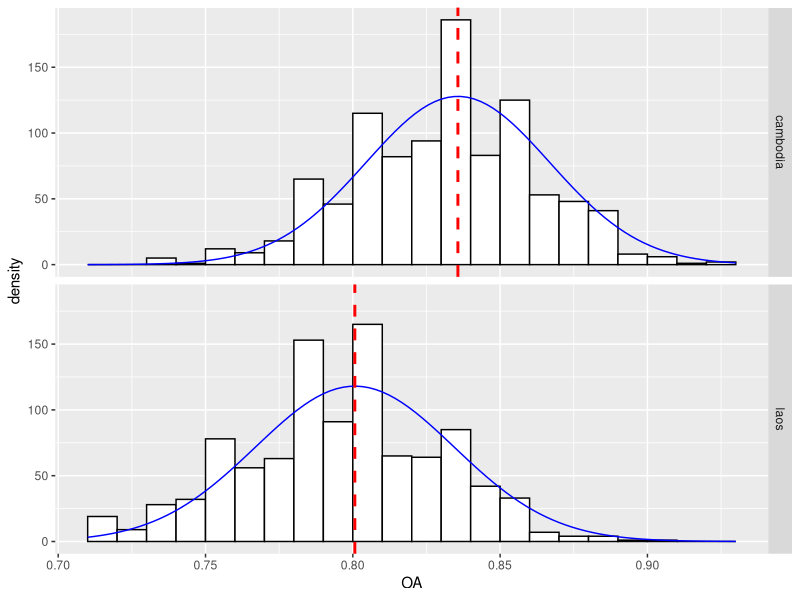
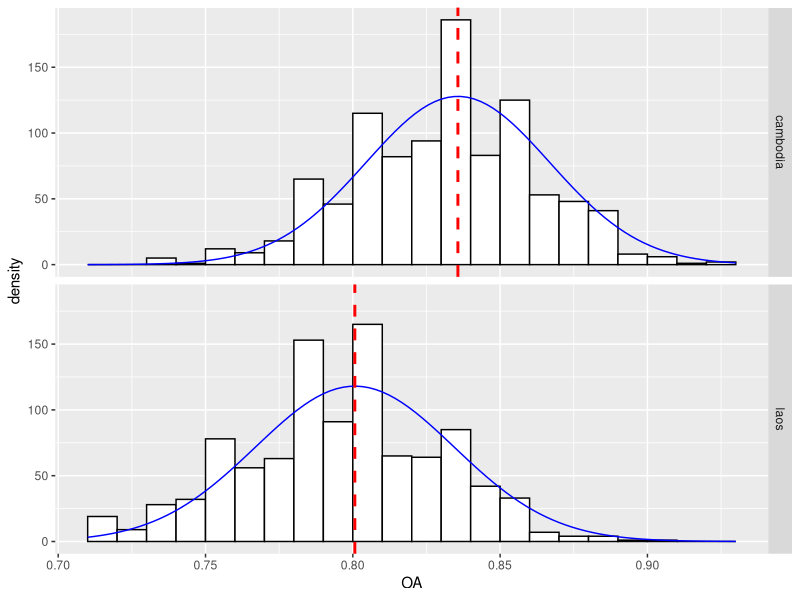

Source code (R) for these figures, in order:
#!/usr/bin/Rscript

# ==============================================================================
# author          :Ghislain Vieilledent
# email           :ghislain.vieilledent@cirad.fr, ghislainv@gmail.com
# web             :https://ghislainv.github.io
# license         :GPLv3
# ==============================================================================

## Load data
data <- read.csv("accuracy_NBR.csv", header = TRUE)

## Data for each country
data_cambodia <- data[data$ctry == "cambodia", ]
data_laos <- data[data$ctry == "laos", ]

## Accuracy indices
accuracy_indices <- function (pred, obs) {
  # Create data-frame
  df <- data.frame(pred = pred, obs = obs)
  
  # Confusion matrix
  n00 <- sum((df["pred"] == 0) & (df["obs"] == 0))
  n10 <- sum((df["pred"] == 1) & (df["obs"] == 0))
  n01 <- sum((df["pred"] == 0) & (df["obs"] == 1))
  n11 <- sum((df["pred"] == 1) & (df["obs"] == 1))
  
  # Accuracy indices
  OA <- (n11 + n00) / (n11 + n10 + n00 + n01)
  FOM <- n11 / (n11 + n10 + n01)
  Sensitivity <- n11 / (n11 + n01)
  Specificity <- n00 / (n00 + n10)
  TSS <- Sensitivity + Specificity - 1
  N <- n11 + n10 + n00 + n01
  Observed_accuracy <- (n11 + n00) / N
  Expected_accuracy <-
    ((n11 + n10) * ((n11 + n01) / N) + (n00 + n01) * ((n00 + n10) / N)) / N
  Kappa <-
    (Observed_accuracy - Expected_accuracy) / (1 - Expected_accuracy)
  
  r <- list(
    OA = round(OA, 2),
    FOM = round(FOM, 2),
    Sen = round(Sensitivity, 2),
    Spe = round(Specificity, 2),
    TSS = round(TSS, 2),
    K = round(Kappa, 2)
  )
  
  return (r)
}

## Bootstrap function
nrep = 1000  ## convergence achieved with high number of nrep
bootstrap <- function (data,
                       proportion = 0.7,
                       repetitions = nrep) {
  
  ## Variables
  nobs <- length(data$NBR)
  nsamp <- round(nobs * proportion)
  repetitions <- repetitions
  ## Data-frame to hold indices
  indices <- data.frame(OA = rep(NA, repetitions),
                        TSS = NA,
                        Kappa = NA)
  
  ## Loop on repetitions
  for (i in 1:repetitions) {
    # Sample data
    samp <- sample(1:nobs, size = nsamp, replace = TRUE)  ## Sample with replacement
    d_samp <- data[samp, ]
    # Compute indices
    r <- accuracy_indices(pred = d_samp$Ass_2, obs = d_samp$NBR)
    indices$OA[i] <- r$OA
    indices$TSS[i] <- r$TSS
    indices$Kappa[i] <- r$K
  }
  
  ## Means and SD
  mean_ind <- round(apply(indices, 2, mean),2)
  sd_ind <- round(apply(indices, 2, sd),2)
  
  ## Results
  return(list(indices=indices, mean=mean_ind, sd=sd_ind))
}

## Run bootstrap
r_cambodia <- bootstrap(data = data_cambodia)
r_laos <- bootstrap(data = data_laos)

## Plot
## see here: https://stackoverflow.com/questions/6967664/ggplot2-histogram-with-normal-curve
dat <- data.frame(OA=c(r_cambodia$indices$OA, r_laos$indices$OA), ctry=rep(c("cambodia","laos"), each=nrep))

## Mean OA per country
library(plyr)
cdat <- ddply(dat, "ctry", summarise, rating.mean=mean(OA))

## Superposed histograms with facet and normal density
library(ggplot2)
binwidth= 0.01
grid <- with(dat, seq(min(OA), max(OA), length = 100))
normaldens <- ddply(dat, "ctry", function(df) {
  data.frame( 
    OA = grid,
    density = dnorm(grid, mean(df$OA), sd(df$OA)) * length(df$OA) * binwidth
  )
})

ggplot(dat, aes(x=OA)) + 
  geom_histogram(breaks=seq(min(dat$OA), max(dat$OA), binwidth), colour="black", fill="white") + 
  geom_line(aes(y=density), data=normaldens, colour = "blue") +
  geom_vline(data=cdat, aes(xintercept=rating.mean),
             linetype="dashed", size=1, colour="red") +
  facet_grid(ctry ~ .)
ggsave(file="distributions.png")

## Test for significant differences
wilcox.test(OA ~ ctry, data = dat)  ## shift in medians
t.test(OA ~ ctry, data = dat)  ## diff in means
